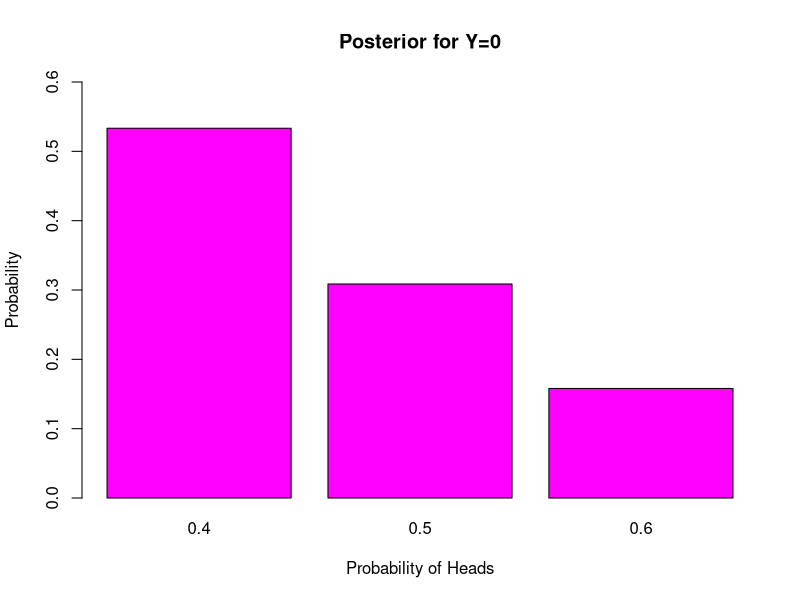
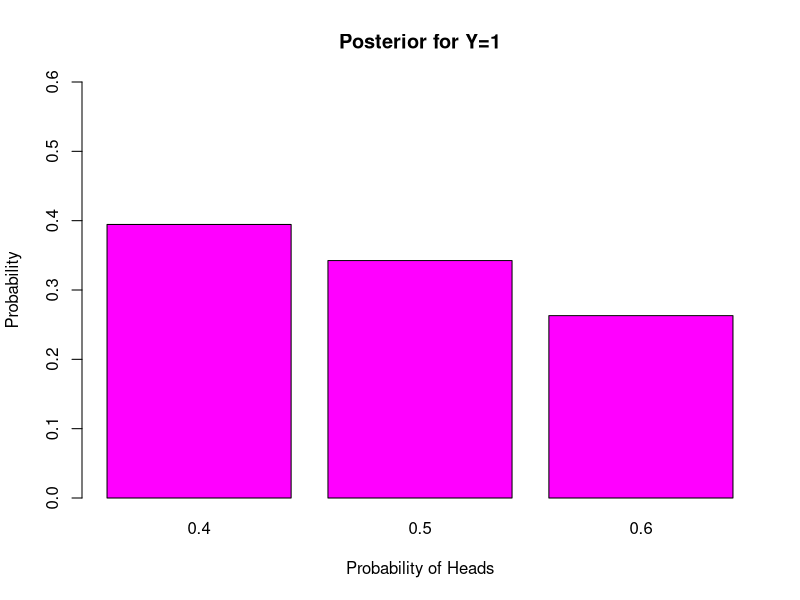
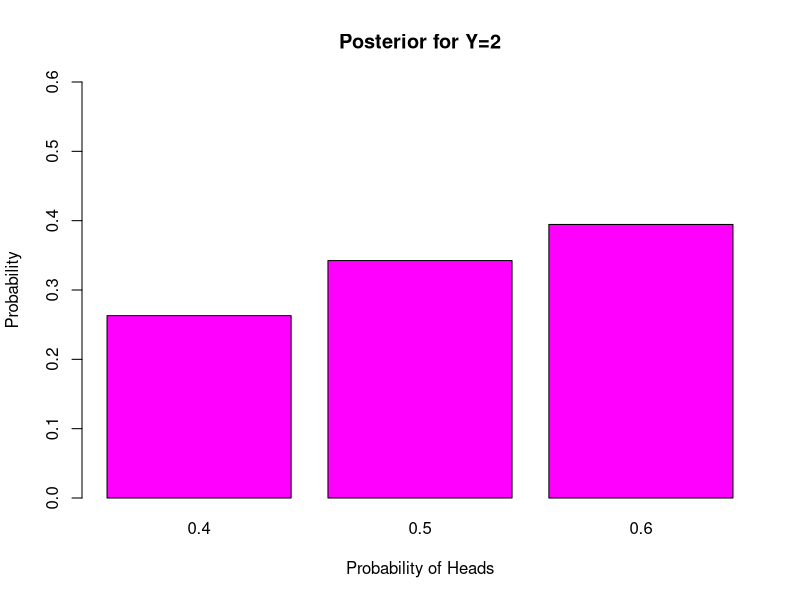
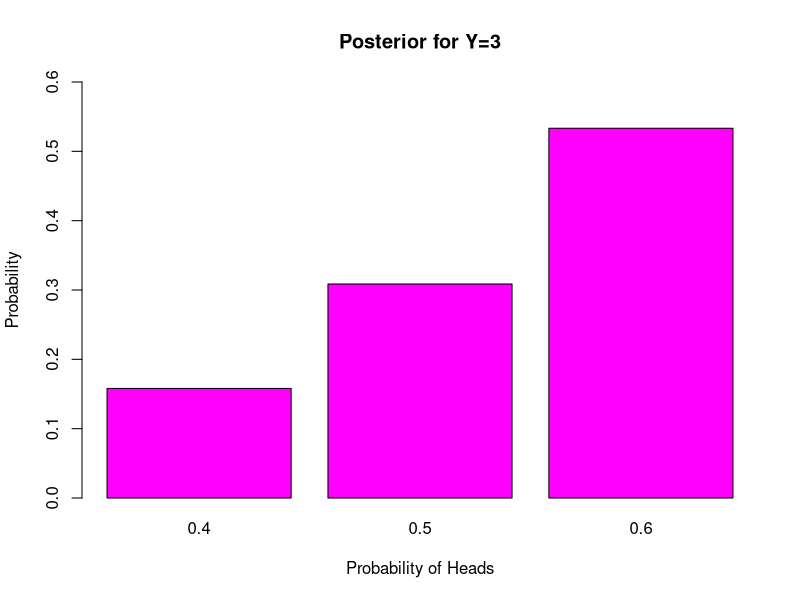
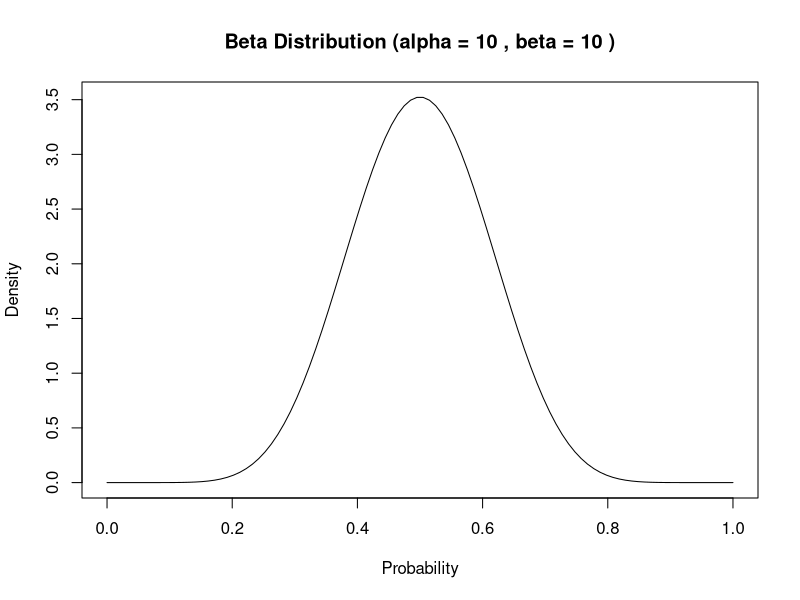

Reproduce these figures in R, in order.
# February 16, 2026

# We now look at an example of
# discrete prior and discrete
# data.

# Suppose we have three coins in a
# box, which look identical to the
# eye:

# --- one coin has probability of heads 0.4
# --- one coin has probability of heads 0.5
# --- one coin has probability of heads 0.6

# Suppose a coin is chosen at random from the
# box and flipped three times. The number of
# heads among the three flips is observed.

# Y = the number of heads among the three flips

prior_p <- function(p){
   return(1/3)
}

prior <- c(prior_p(0.4),
           prior_p(0.5),
           prior_p(0.6))
prior

f_Ygivenp <- function(y,p){
   return(dbinom(y,3,p))
}

marginal_Yof0 <- f_Ygivenp(0,0.4)*prior_p(0.4) +
   f_Ygivenp(0,0.5)*prior_p(0.5) +
   f_Ygivenp(0,0.6)*prior_p(0.6)
marginal_Yof0

marginal_Yof1 <- f_Ygivenp(1,0.4)*prior_p(0.4) +
   f_Ygivenp(1,0.5)*prior_p(0.5) +
   f_Ygivenp(1,0.6)*prior_p(0.6)
marginal_Yof1

marginal_Yof2 <- f_Ygivenp(2,0.4)*prior_p(0.4) +
   f_Ygivenp(2,0.5)*prior_p(0.5) +
   f_Ygivenp(2,0.6)*prior_p(0.6)
marginal_Yof2

marginal_Yof3 <- f_Ygivenp(3,0.4)*prior_p(0.4) +
   f_Ygivenp(3,0.5)*prior_p(0.5) +
   f_Ygivenp(3,0.6)*prior_p(0.6)
marginal_Yof3

marginal <- c(marginal_Yof0, 
              marginal_Yof1,
              marginal_Yof2,
              marginal_Yof3)

marginal

sum(marginal)

posterior0 <- c(f_Ygivenp(0,0.4)*prior_p(0.4)/marginal_Yof0,
                f_Ygivenp(0,0.5)*prior_p(0.5)/marginal_Yof0,
                f_Ygivenp(0,0.6)*prior_p(0.6)/marginal_Yof0)

posterior0

sum(posterior0)

barplot(posterior0,names.arg=c(0.4,0.5,0.6),
        main="Posterior for Y=0",
        col="magenta", ylim=c(0,0.6),
        xlab="Probability of Heads",
        ylab="Probability")

posterior1 <- c(f_Ygivenp(1,0.4)*prior_p(0.4)/marginal_Yof1,
                f_Ygivenp(1,0.5)*prior_p(0.5)/marginal_Yof1,
                f_Ygivenp(1,0.6)*prior_p(0.6)/marginal_Yof1)

posterior1

sum(posterior1)

barplot(posterior1,names.arg=c(0.4,0.5,0.6),
        main="Posterior for Y=1",
        col="magenta", ylim=c(0,0.6),
        xlab="Probability of Heads",
        ylab="Probability")

posterior2 <- c(f_Ygivenp(2,0.4)*prior_p(0.4)/marginal_Yof2,
                f_Ygivenp(2,0.5)*prior_p(0.5)/marginal_Yof2,
                f_Ygivenp(2,0.6)*prior_p(0.6)/marginal_Yof2)

posterior2

sum(posterior2)

barplot(posterior2,names.arg=c(0.4,0.5,0.6),
        main="Posterior for Y=2",
        col="magenta", ylim=c(0,0.6),
        xlab="Probability of Heads",
        ylab="Probability")

posterior3 <- c(f_Ygivenp(3,0.4)*prior_p(0.4)/marginal_Yof3,
                f_Ygivenp(3,0.5)*prior_p(0.5)/marginal_Yof3,
                f_Ygivenp(3,0.6)*prior_p(0.6)/marginal_Yof3)

posterior3

sum(posterior3)

barplot(posterior3,names.arg=c(0.4,0.5,0.6),
        main="Posterior for Y=3",
        col="magenta", ylim=c(0,0.6),
        xlab="Probability of Heads",
        ylab="Probability")



p <- seq(0, 1, length=100)

alpha <- 10
beta <- 10

densities <- dbeta(p, alpha, beta)

plot(p, densities, type='l', 
     main=paste("Beta Distribution (alpha =", alpha, ", beta =", beta, ")"),
     xlab="Probability", ylab="Density")
